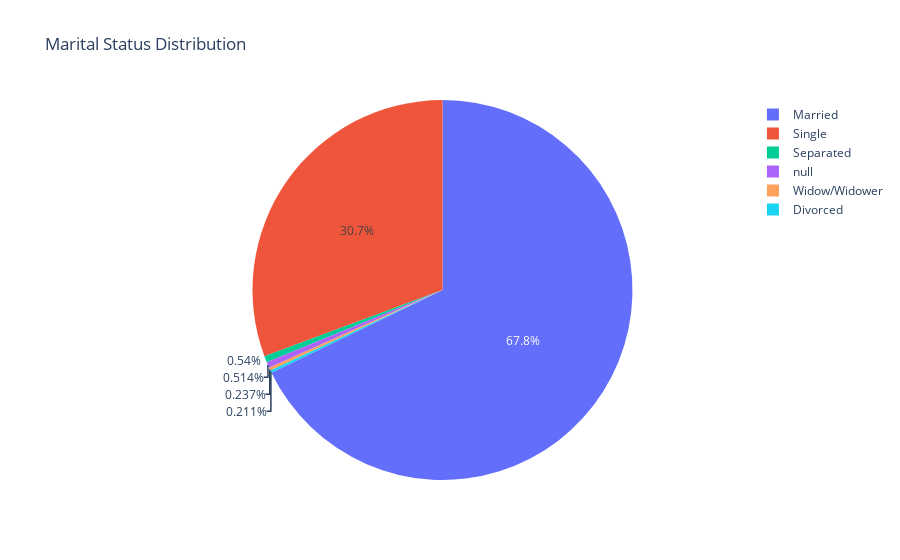

Notebook cell for this chart:
### Code cell
px.pie(df, names='marital_status', title='Marital Status Distribution').show()

### Figure 1 — Plotly figure (JSON) as saved in the notebook; plotly's stock layout.template omitted (floating-point values rounded to 4 significant figures; data arrays with more than 128 entries replaced by an {"elided": "..."} marker saying what was removed)
{"data": [{"domain": {"x": [0, 1], "y": [0, 1]}, "hovertemplate": "marital_status=%{label}<extra></extra>", "labels": {"elided": "15174 str values"}, "legendgroup": "", "name": "", "showlegend": true, "type": "pie"}], "layout": {"autosize": true, "legend": {"tracegroupgap": 0}, "title": {"text": "Marital Status Distribution"}}}
